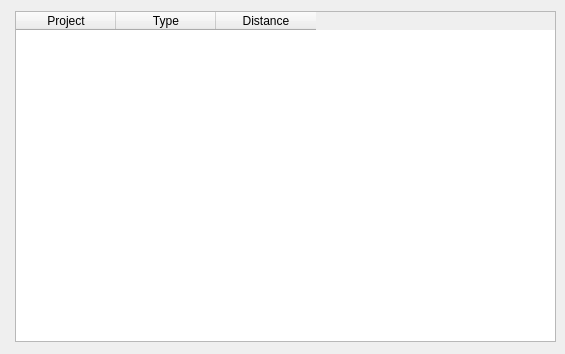
<?xml version="1.0" encoding="UTF-8"?>
<ui version="4.0">
 <class>dlgimp</class>
 <widget class="QDialog" name="dlgimp">
  <property name="geometry">
   <rect>
    <x>0</x>
    <y>0</y>
    <width>565</width>
    <height>354</height>
   </rect>
  </property>
  <property name="windowTitle">
   <string>Impact Table</string>
  </property>
  <widget class="QTableWidget" name="tbImpacts">
   <property name="geometry">
    <rect>
     <x>15</x>
     <y>11</y>
     <width>541</width>
     <height>331</height>
    </rect>
   </property>
   <property name="alternatingRowColors">
    <bool>true</bool>
   </property>
   <column>
    <property name="text">
     <string>Project</string>
    </property>
   </column>
   <column>
    <property name="text">
     <string>Type</string>
    </property>
   </column>
   <column>
    <property name="text">
     <string>Distance</string>
    </property>
   </column>
  </widget>
 </widget>
 <resources/>
 <connections/>
</ui>
